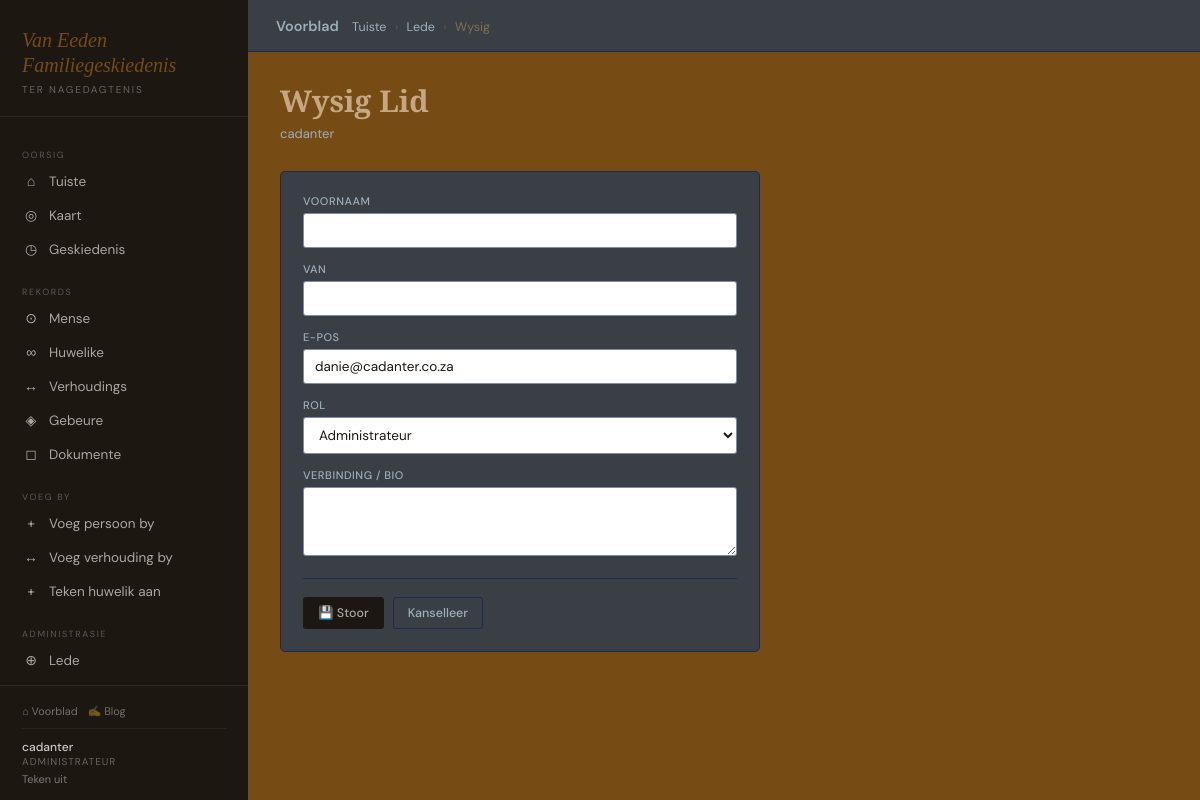
/argief/lede/1/wysig/ (signed in), run on an earlier commit of the app's database.
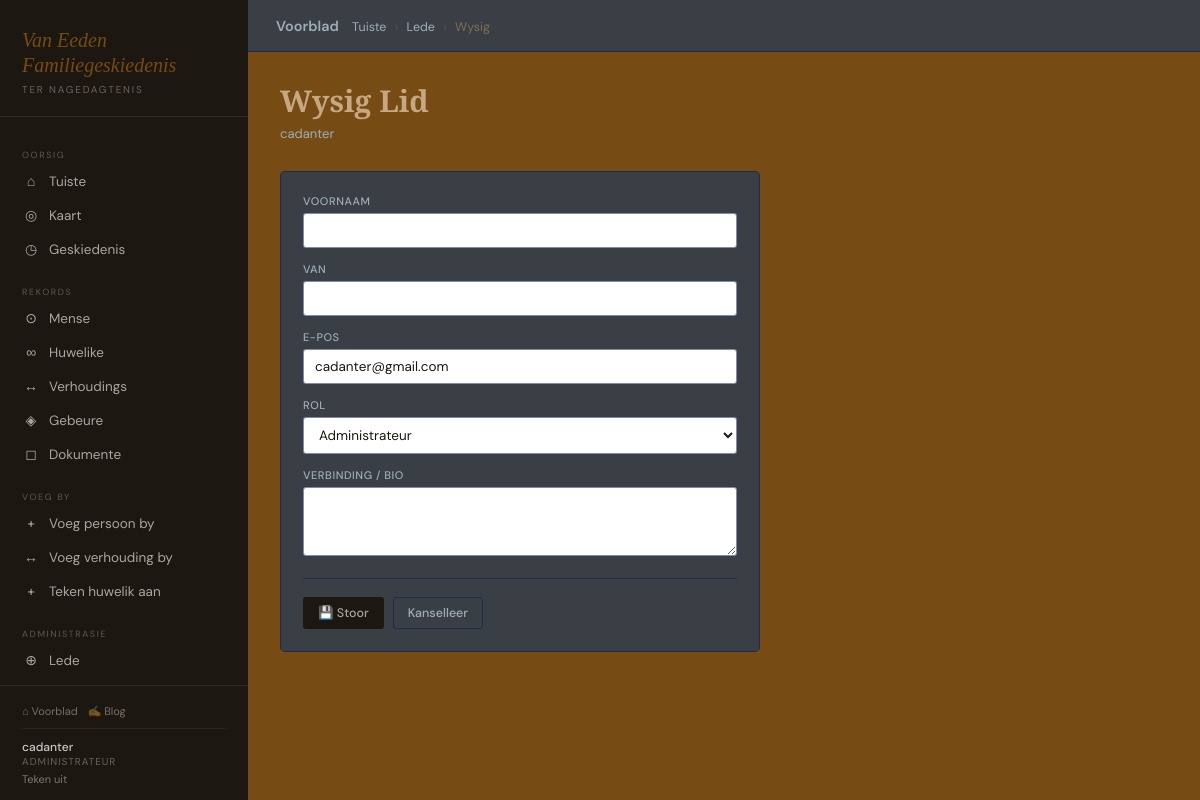
And on a later commit of the database.
### genealogy/models.py (models this page shows, shortened)
class UserProfile(models.Model):
    ROLE_CHOICES = [
        ('pending', 'Hangende Beoordeling'),
        ('viewer',  'Kyker'),
        ('trusted', 'Vertroude Lid'),
        ('admin',   'Administrateur'),
    ]
    user        = models.OneToOneField(User, on_delete=models.CASCADE, related_name='profile')
    role        = models.CharField(max_length=10, choices=ROLE_CHOICES, default='pending')
    bio         = models.TextField(blank=True)
    joined      = models.DateTimeField(auto_now_add=True)
    approved_by = models.ForeignKey(User, on_delete=models.SET_NULL, null=True, blank=True,
                    related_name='approved_profiles')
    approved_at = models.DateTimeField(null=True, blank=True)
    @property
    def is_admin(self):   return self.role == 'admin'
    @property
    def can_edit(self):   return self.role in ('trusted', 'admin')

### genealogy/views.py (the view, shortened to what this page needs)
# urls.py: path('lede/<int:user_id>/wysig/',          views.member_edit,    name='member_edit'),
@login_required
def member_edit(request, user_id):
    if not request.user.is_superuser:
        return HttpResponseForbidden()
    profile = get_profile(request.user)
    tp = get_object_or_404(UserProfile, user_id=user_id)
    return render(request, 'genealogy/member_edit.html', {'tp': tp, 'profile': profile,
        'role_choices': UserProfile.ROLE_CHOICES})

### genealogy/views.py (called while the page is built)
def get_profile(user):
    if not user.is_authenticated:
        return None
    profile, _ = UserProfile.objects.get_or_create(user=user, defaults={'role': 'pending'})
    return profile

### genealogy/templates/genealogy/member_edit.html (shortened to what this page needs)
{% extends "genealogy/base.html" %}
{% block breadcrumb %}
  <a href="{% url 'genealogy:dashboard' %}">Tuiste</a> <span>›</span>
  <a href="{% url 'genealogy:members_list' %}">Lede</a> <span>›</span> Wysig
{% endblock %}
{% block content %}
<div class="ph"><div><h2>Wysig Lid</h2><p class="subtitle">{{ tp.user.username }}</p></div></div>
<div class="card" style="max-width:480px;">
  <form method="post">{% csrf_token %}
    <div class="fg" style="margin-bottom:14px;">
      <label>Voornaam</label>
      <input type="text" name="first_name" value="{{ tp.user.first_name }}">
    </div>
    <div class="fg" style="margin-bottom:14px;">
      <label>Van</label>
      <input type="text" name="last_name" value="{{ tp.user.last_name }}">
    </div>
    <div class="fg" style="margin-bottom:14px;">
      <label>E-pos</label>
      <input type="email" name="email" value="{{ tp.user.email }}">
    </div>
    <div class="fg" style="margin-bottom:14px;">
      <label>Rol</label>
      <select name="role">
        {% for value, display in role_choices %}
          <option value="{{ value }}" {% if tp.role == value %}selected{% endif %}>{{ display }}</option>
        {% endfor %}
      </select>
    </div>
    <div class="fg" style="margin-bottom:14px;">
      <label>Verbinding / Bio</label>
      <textarea name="bio" rows="3">{{ tp.bio }}</textarea>
    </div>
    <div class="form-actions">
      <button type="submit" class="btn btn-primary">💾 Stoor</button>
      <a href="{% url 'genealogy:members_list' %}" class="btn btn-secondary">Kanselleer</a>
    </div>
  </form>
</div>
{% endblock %}

### genealogy/templates/genealogy/base.html (shortened to what the changed rows need)
{% load static %}
<!DOCTYPE html>
<html lang="af">
<head>
  <link rel="stylesheet" href="{% static 'genealogy/css/main.css' %}">
</head>
<body>
<nav class="sidebar" id="sidebar">
  <div class="sidebar-user">
    <div style="margin-bottom:10px;padding-bottom:10px;border-bottom:1px solid rgba(255,255,255,.06);display:flex;gap:10px;">
      <a href="/" style="color:rgba(247,243,236,.4);font-size:11px;text-decoration:none;">⌂ Voorblad</a>
      <a href="{% url 'blog:post_list' %}" style="color:rgba(247,243,236,.4);font-size:11px;text-decoration:none;">✍ Blog</a>
    </div>
    {% if user.is_authenticated %}
      <div class="uname">{{ user.get_full_name|default:user.username }}</div>
      {% if profile %}<div class="urole">{{ profile.get_role_display }}</div>{% endif %}
      <a href="{% url 'genealogy:logout' %}">Teken uit</a>
    {% else %}
      <a href="{% url 'genealogy:login' %}" style="color:rgba(247,243,236,.6)">Teken in</a>
      &nbsp;·&nbsp;
      <a href="{% url 'genealogy:register' %}" style="color:rgba(247,243,236,.6)">Registreer</a>
    {% endif %}
  </div>
</nav>
<div class="main">
  <div class="content">
    {% block content %}{% endblock %}
  </div>
</div>
</body>
</html>

What changed in the data, as far as the page shows it:
changed UserProfile "ADMINISTRATEUR": email "danie@cadanter.co.za" → "cadanter@gmail.com"
